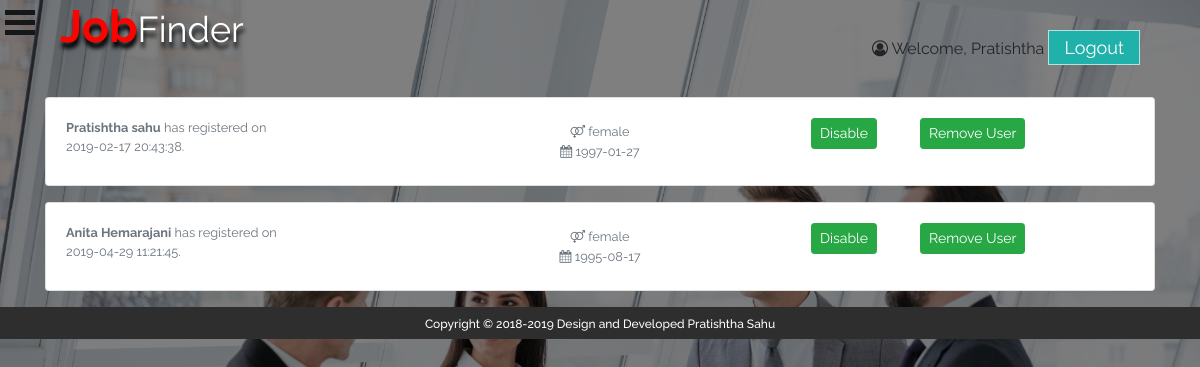
Screenshot of /jobportal/admin/manage_user.php (signed in) with the database file from the repository.
### tables this page shows
CREATE TABLE `register_jobseeker` (
  `id` int(6) UNSIGNED NOT NULL,
  `Fname` text NOT NULL,
  `Lname` text NOT NULL,
  `FatherName` text NOT NULL,
  `gender` text NOT NULL,
  `dob` text,
  `phone` char(10) NOT NULL,
  `email` text NOT NULL,
  `password` varchar(30) NOT NULL,
  `address` text NOT NULL,
  `resume_file` text NOT NULL,
  `flag` int(1) NOT NULL DEFAULT '0',
  `reg_date` timestamp NOT NULL DEFAULT CURRENT_TIMESTAMP ON UPDATE CURRENT_TIMESTAMP
);

### jobportal/admin/manage_user.php (the view, shortened to what this page needs)
<?php
	include_once('../db.php');
	?>
<?php include_once('../header.php');?>
<div id="status">
<?php
$sql="SELECT * FROM register_jobseeker";
	$result=mysqli_query($conn,$sql);
	if($result->num_rows>0)
	{
		while($row=$result->fetch_assoc())
		{ ?>
	<div class="card mb-3">
  <div class="card-body">
  <div class="row">
    <div class="col">
	<p class="card-text"><small class="text-muted"><b><?php echo $row["Fname"].' '.$row["Lname"]; ?></b> has registered on<br> <?php echo $row["reg_date"]; ?>. </small>
    </p>
    </div>
    <div class="col" style=" display: block; margin: auto; text-align: center; ">
      <small class="text-muted"><i class="fa fa-venus-mars" aria-hidden="true"></i> <?php echo $row["gender"]; ?><br/><i class="fa fa-calendar" aria-hidden="true"></i>
 <?php echo $row["dob"]; ?></small>
    </div>
    <div class="col" style=" display: block; margin: auto; text-align: center; ">
  <div class="row">
	<div class="col-4">
<form method="POST" action="<?php echo htmlspecialchars($_SERVER["PHP_SELF"]);?>" name="submit">
	<?php if($row["flag"] == 1){ ?>
     <button type="submit" class="btn btn-success btn-sm" name="enableuser">Enable</button>
	<?php } else {?>
		<button type="submit" class="btn btn-success btn-sm" name="disableuser">Disable</button>
	<?php } ?>
	 </form>
    </div>
	<div class="col-4">
<form method="POST" action="<?php echo htmlspecialchars($_SERVER["PHP_SELF"]);?>" name="submit">
     <button type="submit" class="btn btn-success btn-sm" name="removeuser">Remove User</button>
	 </form>
    </div>
    </div>
    </div>
  </div>
  </div>
</div>
		<?php }
	}
	else
	{
		echo "o result";
	}
?>
</div>
</div>
<?php include_once('../footer.php');?>

### jobportal/header.php (shortened to what this page needs)
<html>
<head>
<link href="/jobportal/css/bootstrap.css" rel="stylesheet">
<link href="/jobportal/css/style.css" rel="stylesheet">
<link href="https://stackpath.bootstrapcdn.com/font-awesome/4.7.0/css/font-awesome.min.css" rel="stylesheet">
</head>
<?php
include_once('sidebar.php');
?>
<body class="bg-image">
<div class="main-container" id="main-container">
<div class="header">
<h2>Job<small>Finder</small></h2>
<ul class="main-nav">
<?php
 if(isset($_SESSION['useremail'])){
include_once('db.php');
$usremail = $_SESSION['useremail'];
$sql="SELECT Fname FROM register_jobseeker where email='$usremail'";
	$result=mysqli_query($conn,$sql);
	$row=$result->fetch_assoc();
	 ?><li class="active"><i class="fa fa-user-circle-o" aria-hidden="true"></i>
 Welcome, <?php echo $row["Fname"]; ?></li>
<li class="active"><form method="POST" action="<?php echo htmlspecialchars($_SERVER["PHP_SELF"]);?>"><input type="submit" class="btn-change8" name="logoutfrom" value="Logout"/></form></li><?php } ?>
</ul>
</div>
<div class="container">

### jobportal/css/style.css (style rules this page uses)
body { margin: 0; font-family: Arial, Helvetica, sans-serif; }
.main-container { width:100%; display:block; margin:0 auto; }
input[type="submit"] { border: none; outline: none; height: 35px; background: lightseagreen; color: #fff; font-size: 18px; margin: 0 auto; display: table; width: auto; border: 1px solid #ffffffa6; padding: 0 15px; }
.container { display: table; margin: auto; }
.searchform-home input::placeholder, { font-weight:bold; }
.btn-change8 { background: lightseagreen; box-shadow: 0 0 1px #ccc; -webkit-transition-duration: 0.3s; -webkit-transition-timing-function: linear; box-shadow:0px 0 0 #31708f inset; }
.header { width: 100%; max-width: 1080px; margin: 0 auto; }
.header h2 { color: #ff0200; font-size: 45px; text-shadow: 1px 6px 4px #000; font-weight: bold; float: left; }
.header h2 small { color: white; }
.header ul { list-style:none; margin-top:30px; float: right; }
.header ul li { display:inline-block; }
body { margin:0px; padding:0px; font-family: 'Raleway', sans-serif; }
.btn-change8 { background: lightseagreen; box-shadow: 0 0 1px #ccc; -webkit-transition-duration: 0.3s; -webkit-transition-timing-function: linear; box-shadow:0px 0 0 #31708f inset; border: 1px solid grey; color: #fff; }
.bg-image { background:linear-gradient(rgba(0,0,0,0.5),rgba(0,0,0,0.5)),url('/jobportal/image/a.jpg') no-repeat center; background-size:cover; background-attachment:fixed; overflow-x: hidden; }

### rows the page displays
register_jobseeker: Fname "Pratishtha", Lname "sahu", reg_date "2019-02-17 20:43:38", gender "female", dob "1997-01-27", flag "Disable"
register_jobseeker: Fname "Anita", Lname "Hemarajani", reg_date "2019-04-29 11:21:45", gender "female", dob "1995-08-17", flag "Disable"
